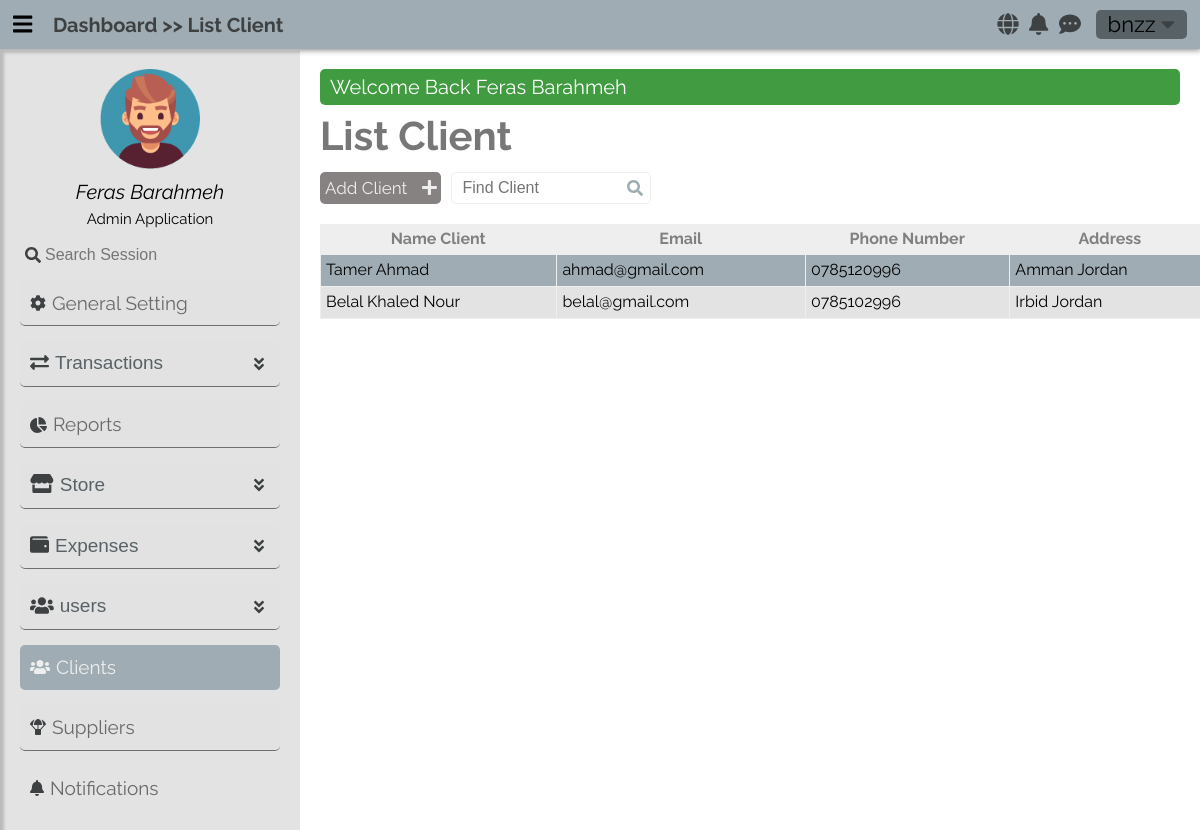
The page /clients (signed in) on the database its author committed.
### tables this page shows
CREATE TABLE `clients` (
  `ClientId` int(10) UNSIGNED NOT NULL,
  `Name` varchar(30) NOT NULL,
  `PhoneNumber` varchar(15) NOT NULL,
  `Email` varchar(40) NOT NULL,
  `Address` varchar(50) NOT NULL
);

### app/controllers/abstractcontroller.php (called while the page is built, shortened)
<?php
abstract class AbstractController
{
    protected $_controller;
    protected $_action;
    public $_info = [];
    protected Template $_template;
    protected Registration $_registry;
    private function mergeInfo(): void
    {
        $dictionaryLanguage = $this->language->getDictionary();
        if (isset($dictionaryLanguage) && !empty($dictionaryLanguage))
            $this->_info = array_merge($this->_info, $dictionaryLanguage);
    }
    protected function _renderView(): void
    {
        $view = VIEWS_PATH .$this->_controller . DS . $this->_action . ".view.php";
        $this->_template->setRegistry($this->_registry);
        $this->_template->setActionViewFile($view);
        $this->_template->setData($this->_info);
        $this->_template->renderFiles();
    }
    public function setTemplate($tem): void
    {
        $this->_template = $tem;
    }
    public function setRegistry($registry): void
    {
        $this->_registry = $registry;
    }
    public function setController(mixed $controller): void
    {
        $this->_controller = $controller;
    }
    public function setAction(mixed $action): void
    {
        $this->_action = $action;
    }
}

### app/controllers/clientscontroller.php (called while the page is built, shortened)
<?php
class ClientsController extends AbstractController
{
    public function defaultAction()
    {
        $this->_info["clients"] = ClientModel::getAll();
        $this->_renderView();
    }
}

### app/LIB/frontcontroller.php (called while the page is built, shortened)
<?php
class FrontController
{
    private $_controller = "index";
    private $_action = "default";
    private $_params = [];
    private $_template;
    private Registration $_registry;
    public function __construct(Template $tem, Registration $registry, Authentication $authenticated)
    {
        $this->_template = $tem;
        $this->_registry = $registry;
    }
    public function dispatch(): void
    {
        $actionName          = $this->_action . "Action";
        $controller = new $controllerClassName();
        $controller->setController($this->_controller);
        $controller->setAction($this->_action);
        $controller->setParams($this->_params);
        $controller->setTemplate($this->_template);
        $controller->setRegistry($this->_registry);
        $controller->$actionName();
    }
    public function setController(mixed $controller): void
    {
        if (isset($controller) && $controller) {
            $this->_controller = $controller;
        }
    }
}

### public/index.php (called while the page is built, shortened)
<?php
require_once APP_PATH . DS . "LIB" . DS . "autoload.php";
$session = new SessionManager;
$session->start();
$templateParts = require_once ".." . DS . "app" . DS . "config" . DS . "templateconfig.php";
$template       = new Template($templateParts);
$languages      = new Language();
$message        = Messenger::getInstance($session);
$authenticated  = Authentication::getInstance($session);
$registry       = Registration::getInstance();
$registry->session  = $session;
$registry->language = $languages;
$registry->message  = $message;
$frontController = new FrontController($template, $registry, $authenticated);
$frontController->dispatch();

### app/LIB/autoload.php (called while the page is built, shortened)
<?php
class  AutoLoad {
    public static function autoLoad($className)
    {
        $className = str_replace("APP", '', $className);
        $className = strtolower($className) . ".php" ;
    }
}

### app/LIB/database/databasehandler.php (called while the page is built, shortened)
<?php
abstract class DatabaseHandler
{
    public static function factory():  PDODatabaseHandler | MySQLiDatabaseHandler
    {
        $driver = DATABASE_CONN_DRIVER;
        if ($driver == self::DATABASE_DRIVER_POD) {
            return PDODatabaseHandler::getInstance();
        } elseif ($driver == self::DATABASE_DRIVER_MYSQLI) {
            return MySQLiDatabaseHandler::getInstance();
        }
        return PDODatabaseHandler::getInstance();
    }
}

### app/LIB/database/pdodatabasehandler.php (called while the page is built, shortened)
<?php
class PDODatabaseHandler extends DatabaseHandler
{
    private static $_instance;
    private static $_handler;
    public function __call($name, $arguments)
    {
        return call_user_func_array(array(&self::$_handler, $name), $arguments);
    }
    protected static function init()
    {
        try {
            self::$_handler = new \PDO(
                'mysql:hostname=' . DATABASE_HOST_NAME . ';dbname=' . DATABASE_DB_NAME,
                DATABASE_USER_NAME, DATABASE_PASSWORD, array(
                    \PDO::ATTR_ERRMODE => \PDO::ERRMODE_WARNING,
                    \PDO::MYSQL_ATTR_INIT_COMMAND => 'SET NAMES utf8'
                )
            );
        } catch (\PDOException $e) {
        }
    }
    public static function getInstance(): PDODatabaseHandler
    {
        if(self::$_instance === null) {
            self::$_instance = new self();
        }
        return self::$_instance;
    }
}

### app/models/abstractmodel.php (called while the page is built, shortened)
<?php
class AbstractModel
{
    public static function getAll(): bool|\ArrayIterator
    {
        $query = "SELECT * FROM " . static::$tableName;
        $stmt = DatabaseHandler::factory()->prepare($query);
        $stmt->execute();
        if (method_exists(get_called_class(), "__construct")) {
            $results = $stmt->fetchAll(
                \PDO::FETCH_CLASS | \PDO::FETCH_PROPS_LATE,
                get_called_class(),
                array_keys(static::$tableSchema)
            );
        }
        else {
            $results = $stmt->fetchAll(\PDO::FETCH_CLASS , get_called_class());
        }
        if ((is_array($results) && !empty($results)))  {
            return new \ArrayIterator($results);
        }
        return false;
    }
}

### app/views/clients/default.view.php (the view, shortened to what this page needs)
<h1 class="title-header"><?= $title_header ?></h1>
<div class="header-option flex mt-10">
    <a href="/clients/add" class="add-client"><?= $text_content_add_client ?> <i class="fa fa-plus ml-10"></i></a>
    <div class="search">
        <label for="find-client"></label><input type="search" id="find-client"  placeholder="<?= $text_content_search_client ?>">
        <i class="fa fa-search lens"></i>
    </div>
</div>
<div class="container-table responsive-table mt-20" id="employees-table">
    <table class="">
        <thead>
        <tr>
            <th><?= $text_table_name_client ?></th>
            <th><?= $text_table_email_client ?></th>
            <th><?= $text_table_phone_number_client ?></th>
            <th><?= $text_table_address_client ?></th>
        </tr>
        </thead>
        <tbody>
                <?php
                    if (! empty($clients)) {
                        foreach ($clients as $client) {
                            ?>
                                <tr class="row-each-employee">
                                    <td class="name-client-row"><?= $client->Name ?></td>
                                    <td><?= $client->Email ?></td>
                                    <td><?= $client->PhoneNumber ?></td>
                                    <td><?= $client->Address ?></td>
                                </tr>
                            <?php
                        }
                    }
                ?>
        </tbody>
    </table>
</div>

### app/LIB/template/Template.php (shortened to what this page needs)
<?php
class Template
{
    private $_templateParts;
    private $_actionView;
    public function __construct(array $templateParts)
    {
        $this->_templateParts = $templateParts;
    }
    public function setActionViewFile($file): void
    {
        $this->_actionView = $file;
    }
    private function setTemplateHeaderStart(): void
    {
        require_once TEMPLATE_PATH . "templateheaderstart.php";
    }
    private function setTemplateHeaderEnd(): void
    {
        require_once TEMPLATE_PATH . "templateheaderend.php";
    }
    private function ifKeyTemplatePartExist($nameKey): bool
    {
        return array_key_exists($nameKey, $this->_templateParts);
    }
    private function requireFiles($parts): void
    {
        foreach ($parts as $partKey => $partValue) {
            if ($partKey === NAME_VIEW_TEMPLATE_KEY) {
                require_once $this->_actionView;
            }
            else  {
                require_once $partValue;
            }
        }
    }
    private function renderTemplateFiles(): void
    {
        if ($this->ifKeyTemplatePartExist(NAME_TEMPLATE_BLOCK_KEY)) {
            $parts = $this->_templateParts[NAME_TEMPLATE_BLOCK_KEY];
            if(! empty($parts)) {
                $this->requireFiles($parts);
            }
        } else {
            trigger_error("Name Template Key Not Found", E_USER_WARNING);
        }
    }
    private function generateLinksTags($resources, &$links, $type="css"): void
    {
        if (!empty($resources)) {
            foreach ($resources as $resourceKey => $resourceValue) {
                if ($type === "css")
                    $links .=  '<link rel="stylesheet" href="' . $resourceValue .'">';
                else
                    $links .= '<script src="' . $resourceValue. '" ></script>';
            }
        }
    }
    private function renderHeaderResources(): void
    {
        if ($this->ifKeyTemplatePartExist(NAME_TEMPLATE_HEADER_RESOURCES)) {
            $resources = $this->_templateParts[NAME_TEMPLATE_HEADER_RESOURCES];
            $links = '';
            if(! empty($resources)) {
                $css = $resources["css"];
                $this->generateLinksTags($css, $links, "css");
                $js = $resources["js"];
                $this->generateLinksTags($js, $links, "js");
            }
            echo $links;
        }
        else {
            trigger_error("Name Template Key Not Found ( " . NAME_TEMPLATE_HEADER_RESOURCES . ')', E_USER_WARNING);
        }
    }
    private function setTemplateFooter(): void
    {
        require_once TEMPLATE_PATH . "tempaltefooter.php";
    }
    public function renderFiles(): void
    {
        $this->renderHeaderResources();
        $this->renderTemplateFiles();
    }
}

### rows shown on the page
clients: Name "Tamer Ahmad", Email "ahmad@gmail.com", PhoneNumber "0785120996", Address "Amman Jordan"
clients: Name "Belal Khaled Nour", Email "belal@gmail.com", PhoneNumber "0785102996", Address "Irbid Jordan"

### other values the page prints
$message[0] "Welcome Back Feras Barahmeh"
